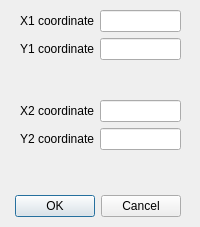
<?xml version="1.0" encoding="UTF-8"?>
<ui version="4.0">
 <class>LineDialog</class>
 <widget class="QDialog" name="LineDialog">
  <property name="windowModality">
   <enum>Qt::WindowModal</enum>
  </property>
  <property name="geometry">
   <rect>
    <x>0</x>
    <y>0</y>
    <width>200</width>
    <height>227</height>
   </rect>
  </property>
  <property name="windowTitle">
   <string>Add Line</string>
  </property>
  <property name="modal">
   <bool>true</bool>
  </property>
  <widget class="QDialogButtonBox" name="buttonBox">
   <property name="geometry">
    <rect>
     <x>10</x>
     <y>190</y>
     <width>171</width>
     <height>32</height>
    </rect>
   </property>
   <property name="orientation">
    <enum>Qt::Horizontal</enum>
   </property>
   <property name="standardButtons">
    <set>QDialogButtonBox::Cancel|QDialogButtonBox::Ok</set>
   </property>
  </widget>
  <widget class="QWidget" name="widget" native="true">
   <property name="geometry">
    <rect>
     <x>20</x>
     <y>10</y>
     <width>161</width>
     <height>81</height>
    </rect>
   </property>
   <layout class="QFormLayout" name="formLayout">
    <property name="fieldGrowthPolicy">
     <enum>QFormLayout::FieldsStayAtSizeHint</enum>
    </property>
    <item row="0" column="0">
     <widget class="QLabel" name="label">
      <property name="text">
       <string>X1 coordinate</string>
      </property>
     </widget>
    </item>
    <item row="0" column="1">
     <widget class="QLineEdit" name="x1Coordinate"/>
    </item>
    <item row="1" column="0">
     <widget class="QLabel" name="label_2">
      <property name="text">
       <string>Y1 coordinate</string>
      </property>
     </widget>
    </item>
    <item row="1" column="1">
     <widget class="QLineEdit" name="y1Coordinate"/>
    </item>
   </layout>
  </widget>
  <widget class="QWidget" name="widget_2" native="true">
   <property name="geometry">
    <rect>
     <x>20</x>
     <y>100</y>
     <width>161</width>
     <height>81</height>
    </rect>
   </property>
   <layout class="QFormLayout" name="formLayout_2">
    <property name="fieldGrowthPolicy">
     <enum>QFormLayout::FieldsStayAtSizeHint</enum>
    </property>
    <item row="0" column="0">
     <widget class="QLabel" name="label_3">
      <property name="text">
       <string>X2 coordinate</string>
      </property>
     </widget>
    </item>
    <item row="0" column="1">
     <widget class="QLineEdit" name="x2Coordinate"/>
    </item>
    <item row="1" column="0">
     <widget class="QLabel" name="label_4">
      <property name="text">
       <string>Y2 coordinate</string>
      </property>
     </widget>
    </item>
    <item row="1" column="1">
     <widget class="QLineEdit" name="y2Coordinate"/>
    </item>
   </layout>
  </widget>
 </widget>
 <resources/>
 <connections>
  <connection>
   <sender>buttonBox</sender>
   <signal>rejected()</signal>
   <receiver>LineDialog</receiver>
   <slot>reject()</slot>
   <hints>
    <hint type="sourcelabel">
     <x>316</x>
     <y>260</y>
    </hint>
    <hint type="destinationlabel">
     <x>286</x>
     <y>274</y>
    </hint>
   </hints>
  </connection>
 </connections>
</ui>
